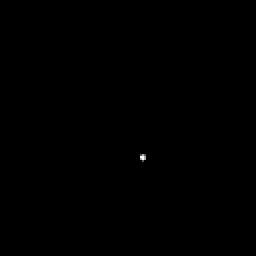
#> input picture test/replicate/point_both_38438.png, 128 x 128 px (shown 2 times larger)
$ python NSTS.py
#> lines starting #> are read from the running program, lines starting #| are printed output that depends on the picture; after the words box and inside, x2 and y2 are one past the last pixel; in counts of white or black regions, pixels touching at a corner belong together
#> further down, image is the input picture: shape (128, 128) uint16; min 67, max 1023, mean 102.2
### test/replicate/threshold.py
import numpy as np
import cv2
import matplotlib.pyplot as plt
from scipy.ndimage import mean

# [33 lines left out: function imply_threshold, not called in this run]

def traditionel_threshold(image, border_width=30, m=3):
    # 分别获取四个边框的像素，并将它们展平成一维数组
    top_border = image[0:border_width, :].flatten()
    bottom_border = image[-border_width:, :].flatten()
    left_border = image[:, 0:border_width].flatten()
    right_border = image[:, -border_width:].flatten()

    # 合并这些边框像素
    border_pixels = np.concatenate([top_border, bottom_border, left_border, right_border])

    # 计算边框像素的平均灰度值
    border_mean = np.mean(border_pixels)

    # 计算整张图像的均方根
    rms = np.sqrt(np.mean(image ** 2))

    # 设置阈值
    threshold = border_mean + m * rms

    return threshold

# [41 lines left out: functions triangle_threshold, imply_triangle_threshold, not called in this run]


# [9 lines that do not run on import are left out]

### test/replicate/NSTS.py
import numpy as np
import cv2
import matplotlib.pyplot as plt
from skimage import morphology
from skimage import filters
from scipy.ndimage import binary_opening, binary_dilation, binary_erosion
from scipy import ndimage
from skimage.morphology import white_tophat
from skimage.filters import threshold_otsu
from test.replicate.threshold import traditionel_threshold,triangle_threshold


def create_matrix_with_border(m, d):
  # 使用 numpy 创建一个 m x m 的零矩阵
  matrix = np.zeros((m, m), dtype=int)

  # 将边缘宽度为 d 的外围一圈置为 1
  matrix[:d, :] = 1
  matrix[-d:, :] = 1
  matrix[:, :d] = 1
  matrix[:, -d:] = 1

  return matrix


def nst_star_segmentation(image, bs_size, bmi_size, bmo_size, be_size):
  # 定义结构元素
#> called with bs_size = 3, bmi_size = 9, bmo_size = 11, be_size = 11
  bs = np.ones((bs_size, bs_size))
  bmi = np.ones((bmi_size, bmi_size))
  bmo = np.ones((bmo_size, bmo_size))
  dbm = int(1/2*(bmo_size-bmi_size))
  #print('dbm:',dbm)
  bm = create_matrix_with_border(bmo_size,dbm)
  # bm = np.ones((8, 8))
  be = np.ones((be_size, be_size))

  bm = bm.astype(np.uint8)
  be = be.astype(np.uint8)
  bs = bs.astype(np.uint8)

  # 执行灰度开运算
  # k = ndimage.grey_dilation(ndimage.grey_erosion(image, structure=bs), structure=bs)
  k = cv2.morphologyEx(image, cv2.MORPH_OPEN, bs)
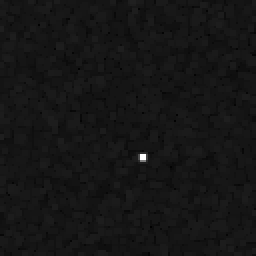
#> k: shape (128, 128) uint16 (shown 2 times larger); min 67, max 380, mean 93.9; drawn with min black and max white

  # 执行形态学操作，使用 BMI 和 BE 结构元素进行膨胀和腐蚀操作

  n = ndimage.grey_erosion(ndimage.grey_dilation(image, structure=bm), structure=be)
  n = cv2.erode(cv2.dilate(image, bm, iterations=1), be, iterations=1)
  n1 = cv2.dilate(image, bm, iterations=1)
  n2 = cv2.erode(n1,be,iterations=1)

  # 改进的顶帽变换分割星点
  # 将开运算结果与新的腐蚀结果相减，得到分割后的星图
  # r = k - np.minimum(k, n)
  r = k.astype(int) - np.minimum(k.astype(int), n.astype(int))
#> r: shape (128, 128) int64; 8 distinct labels, from 0 to 268
  r = k - np.minimum(k, n)

  # 应用阈值切割
  # thresh = threshold_otsu(r)*2
  #thresh = triangle_threshold(r)
  thresh = traditionel_threshold(r)
#> in traditionel_threshold, `top_border = image[0:border_width, :].flatten()`: top_border = 3840 values from 0 to 0
#> in traditionel_threshold, `border_pixels = np.concatenate([top_border, bottom_border, left_border..`: border_pixels = 15360 values from 0 to 0
#> in traditionel_threshold, `border_mean = np.mean(border_pixels)`: border_mean = 0
#> in traditionel_threshold, `rms = np.sqrt(np.mean(image ** 2))`: rms = 2.53
#> in traditionel_threshold, `threshold = border_mean + m * rms`: threshold = 7.59
#> thresh = 7.59

  segmented_image = r > thresh
#> segmented_image: shape (128, 128) bool; 0.13% white; 1 white region, box (x1, y1, x2, y2) and area: (69, 76, 74, 81) 22

  return segmented_image

def whitehat(image,ksize=5):
  SE = cv2.getStructuringElement(cv2.MORPH_RECT, (ksize, ksize))
  white_tophat_image = white_tophat(image, SE)
  return white_tophat_image

def tradition_segmentation(image,border_width=30, m=3,ksize=5):
  whitehat_img = whitehat(image,ksize)
  thresh = traditionel_threshold(whitehat_img,border_width, m)
  #thresh = triangle_threshold(image)
  segmented_image = whitehat_img > thresh
  return segmented_image


if __name__ == '__main__':
  image_path = 'point_both_38438.png'  # 替换为你的图片路径
  image = cv2.imread(image_path, cv2.IMREAD_UNCHANGED)
  segmented_image = nst_star_segmentation(image,bs_size=3,bmi_size=9,bmo_size=11,be_size=11)

  a=create_matrix_with_border(7,2)
  print(a)

  # 显示原始图像和分割后的图像
  plt.figure(figsize=(10, 5))  # 设置显示图像的大小

  # 显示原始图像
  plt.subplot(1, 2, 1)
  plt.imshow(image, cmap='gray')  # 使用灰度颜色映射
  plt.title('Original Image')
  plt.axis('off')  # 不显示坐标轴

  # 显示分割后的图像
  plt.subplot(1, 2, 2)
  plt.imshow(segmented_image, cmap='gray')  # 使用灰度颜色映射
  plt.title('Segmented Image')
  plt.axis('off')  # 不显示坐标轴

  plt.show()  # 显示图像
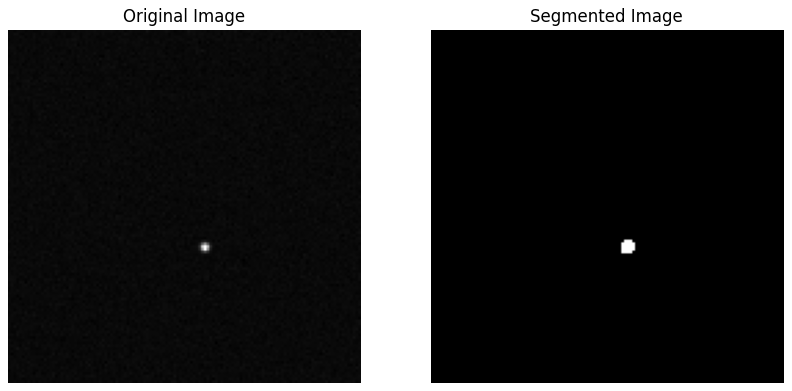
#> figure drawn by matplotlib, 2 panels
